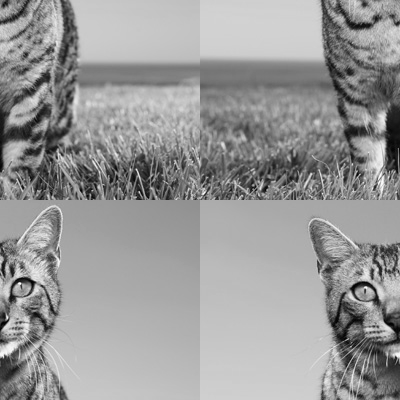
//> input picture DCA0445/src/trocaregioes/gato-trocaregioes.png, 400 x 400 px
$ ./trocaregioes gato-trocaregioes.png   (built with g++ and OpenCV 4)
//> lines starting //> are read from the running program, lines starting //| are printed output that depends on the picture
#include <iostream>
#include <opencv2/opencv.hpp>

using namespace cv;
using namespace std;

/*
 * argv[1] = imagem
 *
 *  Esquema dos quadrantes.
 *
 *    q1  |   q2
 *   ____________
 *    q3  |   q4
 *
 */

int main(int argc, char** argv)
{
    Mat imagem, resultado, q1, q2, q3, q4, temp1, temp2;

    /* Verifica o número de argumentos.  */
    if (argc != 2)
    {
        cout << "A lista de argumentos deve ser: "
                                            "./trocaregioes <imagem>" << endl;
        return -1;
    }

    /* Checa se a imagem pode ser aberta. */
    imagem = imread(argv[1], CV_LOAD_IMAGE_GRAYSCALE);
//> imagem is the input picture: 400 rows x 400 cols, CV_8UC1; min 0, max 255, mean 153
    if (!imagem.data)
    {
        cout << "A imagem não pode ser aberta." << endl;
        return -2;
    }

    /* Cria sub-matrizes representando cada quadrante da figura. */
    q1 = Mat(imagem, Rect(0, 0, imagem.cols/2, imagem.rows/2));
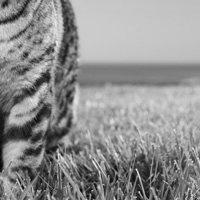
//> q1: 200 rows x 200 cols, CV_8UC1; min 5, max 239, mean 143.9
    q2 = Mat(imagem, Rect(imagem.rows/2, 0, imagem.cols/2, imagem.rows/2));
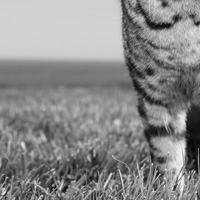
//> q2: 200 rows x 200 cols, CV_8UC1; min 4, max 254, mean 137.4
    q3 = Mat(imagem, Rect(0, imagem.cols/2, imagem.cols/2, imagem.rows/2));
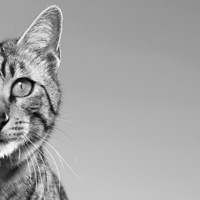
//> q3: 200 rows x 200 cols, CV_8UC1; min 0, max 255, mean 164.4
    q4 = Mat(imagem, Rect(imagem.rows/2, imagem.cols/2,
                imagem.cols/2, imagem.rows/2));
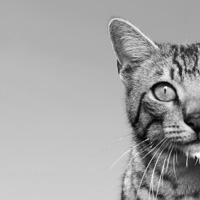
//> q4: 200 rows x 200 cols, CV_8UC1; min 1, max 251, mean 166.1

    /* Une os quadrantes q4 e q3 horizontalmente para construir a metade
     * superior da imagem. Este resultado parcial é armazenado em temp1.
     */
    hconcat(q4, q3, temp1);
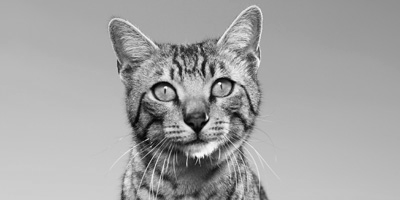
//> temp1: 200 rows x 400 cols, CV_8UC1; min 0, max 255, mean 165.3

    /* Une os quadrantes q2 e q1 horizontalmente para construir a metade
     * inferior da imagem. Este resultado parcial é armazenado em temp2.
     */
    hconcat(q2, q1, temp2);
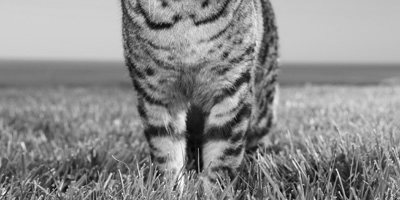
//> temp2: 200 rows x 400 cols, CV_8UC1; min 4, max 254, mean 140.7

    /* Finalmente, une verticialmente os dois resultados parciais anteriores
     * para montar o resultado final.
     */
    vconcat(temp1, temp2, resultado);
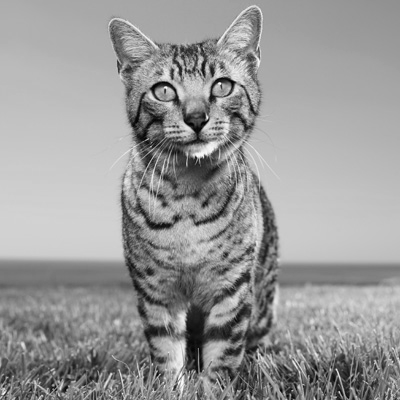
//> resultado: 400 rows x 400 cols, CV_8UC1; min 0, max 255, mean 153

    imwrite("saida.png", resultado);
    imshow("resultado", resultado);
    waitKey(10000);

    return 0;
}
